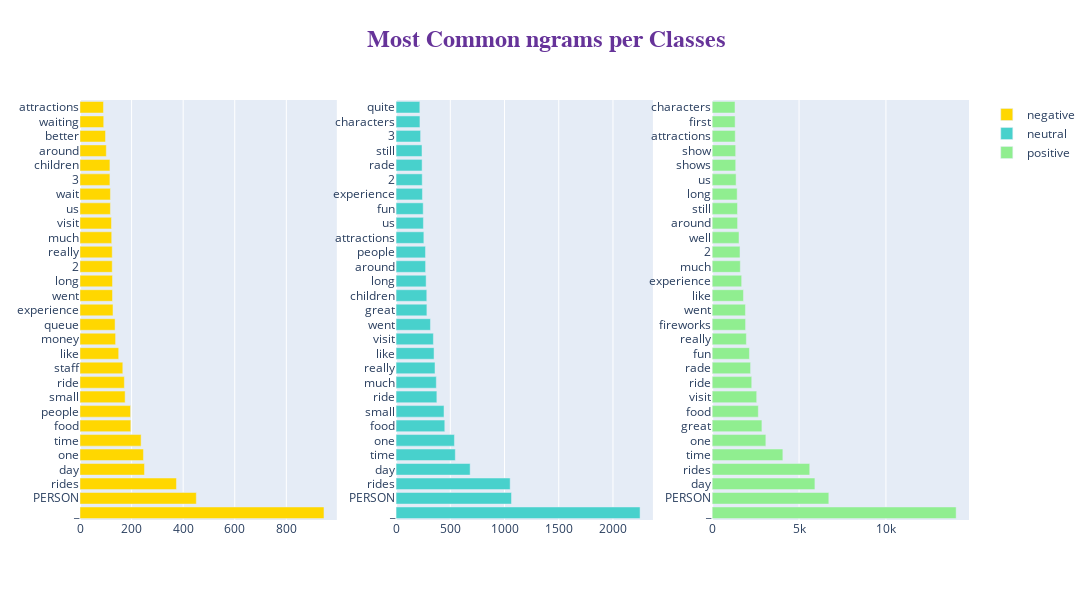

The notebook cell this image was saved under:
### Markdown cell above
### Most Common ngrams

### Code cell
fig = make_subplots(rows=1, cols=3)
title_ = ["negative", "neutral", "positive"]

for i in range(3):
    texts = df[df["label"] == i]['tokenized_review']

    new = texts.str.split()
    new = new.values.tolist()
    corpus = [word for i in new for word in i]
    counter = Counter(corpus)
    most = counter.most_common()
    x, y = [], []

    for word, count in most[:30]:
        if word not in stopWords_nltk:
            x.append(word)
            y.append(count)

    fig.add_trace(go.Bar(
                x=y,
                y=x,
                orientation='h', type="bar",
        name=title_[i], marker=dict(color=colors[i])), 1, i+1)
    
fig.update_layout(
    autosize=False,
    width=2000,
    height=600,title=dict(
        text='<b>Most Common ngrams per Classes</b>',
        x=0.5,
        y=0.95,
        font=dict(
        family="Courier New, monospace",
        size=24,
        color="RebeccaPurple"
        )
    ),)


fig.show();

### Figure 1 — Plotly figure (JSON) as saved in the notebook; plotly's stock layout.template omitted (floating-point values rounded to 4 significant figures)
{"data": [{"marker": {"color": "gold"}, "name": "negative", "orientation": "h", "type": "bar", "x": [946, 451, 374, 250, 246, 237, 197, 196, 175, 172, 166, 150, 138, 136, 128, 126, 126, 125, 125, 123, 122, 118, 118, 116, 116, 102, 99, 92, 91], "xaxis": "x", "y": ["_", "PERSON", "rides", "day", "one", "time", "food", "people", "small", "ride", "staff", "like", "money", "queue", "experience", "went", "long", "2", "really", "much", "visit", "us", "wait", "3", "children", "around", "better", "waiting", "attractions"], "yaxis": "y"}, {"marker": {"color": "mediumturquoise"}, "name": "neutral", "orientation": "h", "type": "bar", "x": [2250, 1064, 1052, 683, 546, 538, 449, 442, 376, 371, 359, 350, 344, 317, 284, 283, 277, 272, 271, 256, 252, 250, 243, 241, 240, 239, 226, 220, 219], "xaxis": "x2", "y": ["_", "PERSON", "rides", "day", "time", "one", "food", "small", "ride", "much", "really", "like", "visit", "went", "great", "children", "long", "around", "people", "attractions", "us", "fun", "experience", "2", "rade", "still", "3", "characters", "quite"], "yaxis": "y2"}, {"marker": {"color": "lightgreen"}, "name": "positive", "orientation": "h", "type": "bar", "x": [14042, 6713, 5913, 5615, 4068, 3089, 2862, 2654, 2562, 2277, 2210, 2144, 1967, 1922, 1914, 1800, 1697, 1618, 1601, 1545, 1462, 1458, 1438, 1376, 1355, 1352, 1328, 1321, 1314], "xaxis": "x3", "y": ["_", "PERSON", "day", "rides", "time", "one", "great", "food", "visit", "ride", "rade", "fun", "really", "fireworks", "went", "like", "experience", "much", "2", "well", "around", "still", "long", "us", "shows", "show", "attractions", "first", "characters"], "yaxis": "y3"}], "layout": {"autosize": false, "height": 600, "title": {"font": {"color": "RebeccaPurple", "family": "Courier New, monospace", "size": 24}, "text": "<b>Most Common ngrams per Classes</b>", "x": 0.5, "y": 0.95}, "width": 2000, "xaxis": {"anchor": "y", "domain": [0, 0.2889]}, "xaxis2": {"anchor": "y2", "domain": [0.3556, 0.6444]}, "xaxis3": {"anchor": "y3", "domain": [0.7111, 1]}, "yaxis": {"anchor": "x", "domain": [0, 1]}, "yaxis2": {"anchor": "x2", "domain": [0, 1]}, "yaxis3": {"anchor": "x3", "domain": [0, 1]}}}
